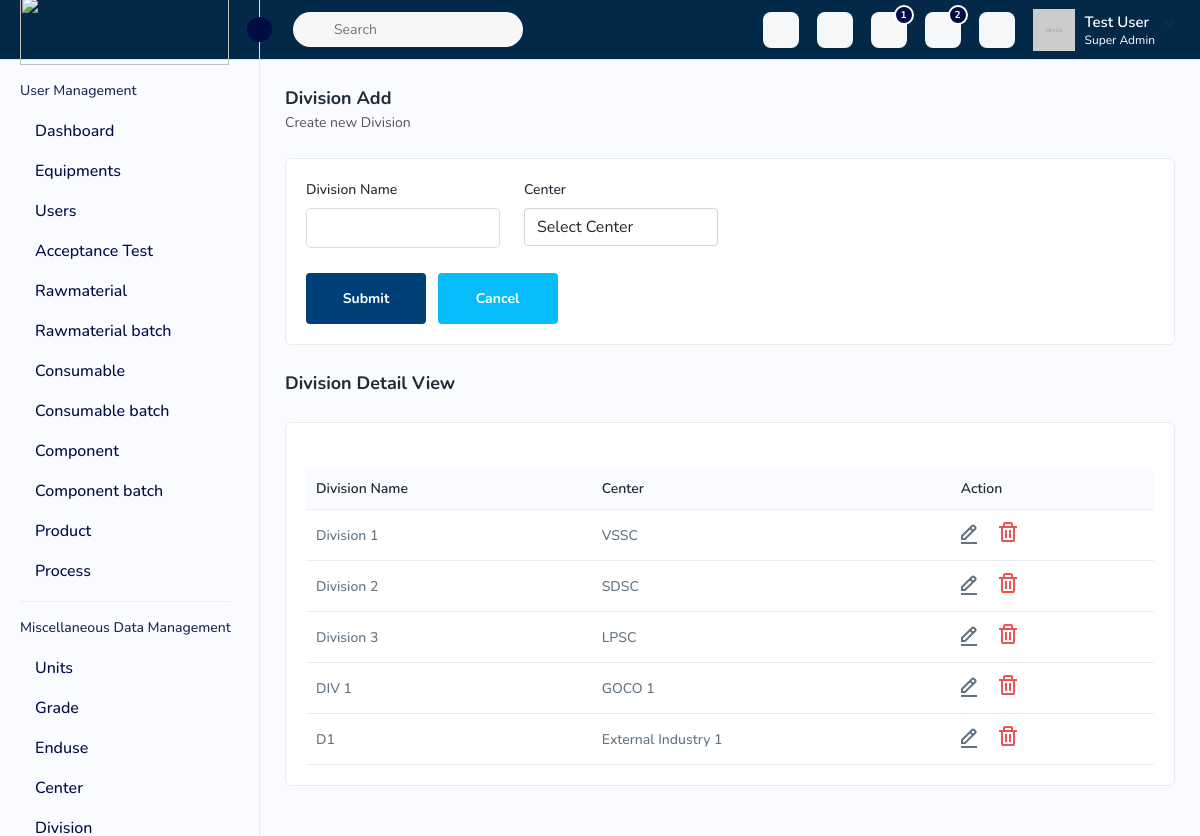
The page /divisions/ on the database its author committed.
### qdpc_core_models/models/division.py (models this page shows, shortened)
class Division(models.Model):
    id = models.AutoField(primary_key=True)
    name = models.CharField(max_length=255,unique=True)
    center = models.ForeignKey(Center, on_delete=models.CASCADE, related_name='divisions')  # Link to Center
    class Meta:
        verbose_name = 'Division'
        verbose_name_plural = 'Divisions'

### qdpc_core_models/models/center.py (models this page shows, shortened)
class Center(models.Model):
    id = models.AutoField(primary_key=True)
    user_type = models.ForeignKey(UserType, on_delete=models.CASCADE)  # Link to Center
    name = models.CharField(max_length=255,unique=True)

### qdpc/views/division.py (the view, shortened to what this page needs)
# urls.py: path('divisions/', DivisionListView.as_view(), name='division-list'),
class DivisionListView(BaseModelViewSet):
    def get(self, request, center_id=None, format=None):
        if center_id is not None:
            return self.get_divisions_by_center(request, center_id)
        divisions = Division.objects.all()
        center_name = self.get_all_obj(Center)
        serializer = DivisionSerializer(divisions, many=True)
        context = {
            'divisions': serializer.data,
            'center_name': center_name
        }
        return render(request, 'division.html', context)

### product/serializers/div_center_serializers.py (called while the page is built)
    def get_center_name(self,obj):
        return obj.center.name

### qdpc/core/modelviewset.py (called while the page is built)
    def get_all_obj(self,model_name,*args, **kwargs):
        queryset=model_name.objects.all()
        return queryset

### templates/division.html (shortened to what this page needs)
{% extends 'index.html' %}
{% block content %}
{% load static %}
        <div class="page-wrapper">
            <div class="content">
                <div class="page-header">
                    <div class="page-title">
                        <h4>Division Add</h4>
                        <h6>Create new Division</h6>
                    </div>
                </div>
                <div class="card">
                    <div class="card-body">
                        <div class="row">
                            <div class="col-lg-3 col-sm-6 col-12">
                                <div class="form-group">
                                    <label>Division Name</label>
                                    <input type="text" id="division_name" name="division_name" class="form-control">
                                </div>
                            </div>
                            <div class="col-lg-3 col-sm-6 col-12">
                                <div class="form-group">
                                    <label>Center</label>
                                    <select id="center" name="center" class="form-control">
                                        <option value="">Select Center</option>
                                    </select>
                                </div>
                            </div>
                            <div class="col-lg-12">
                                <a href="division.html" id="submit-division-btn" class="btn btn-submit me-2">Submit</a>
                                <a href="{% url 'division-list' %}" class="btn btn-cancel">Cancel</a>
                            </div>
                        </div>
                    </div>
                </div>
                <div class="page-header">
                    <div class="page-title">
                        <h4>Division Detail View</h4>
                    </div>
                </div>
                <div class="card">
                    <div class="card-body">
                        <div class="table-top">
                            <div class="search-set">
                                <div class="search-input">
                                    <a class="btn btn-searchset">
                                    </a>
                                </div>
                            </div>
                        </div>
                        <div class="table-responsive">
                            <table class="table datanew">
                                <thead>
                                    <tr>
                                        <th>Division Name</th>
                                        <th>Center</th>
                                        <th>Action</th>
                                    </tr>
                                </thead>
                                <tbody>
                                    {% if divisions %}
                                    {% for division in divisions %}
                                    <tr>
                                        <td>{{ division.name }}</td>
                                        <td>{{ division.center_name }}</td>
                                        <td>
                                            <a class="me-3" href="#">
												<img src="{% static 'assets/img/icons/edit.svg' %}" alt="img">
											</a>
											<a id="delete-division-btn" data-id="{{ division.id }}"
												href="javascript:void(0);">
												<img src="{% static 'assets/img/icons/delete.svg' %}" alt="img">
											</a>
                                        </td>
                                    </tr>
                                        {% endfor %}
                                    {% endif %}
                                </tbody>
                            </table>
                        </div>
                    </div>
                </div>
            </div>
        </div>
 {% endblock %}

### rows shown on the page
Division: name "Division 1"
Center: center_name "VSSC"
Division: name "Division 2"
Center: center_name "SDSC"
Division: name "Division 3"
Center: center_name "LPSC"
Division: name "DIV 1"
Center: center_name "GOCO 1"
Division: name "D1"
Center: center_name "External Industry 1"
